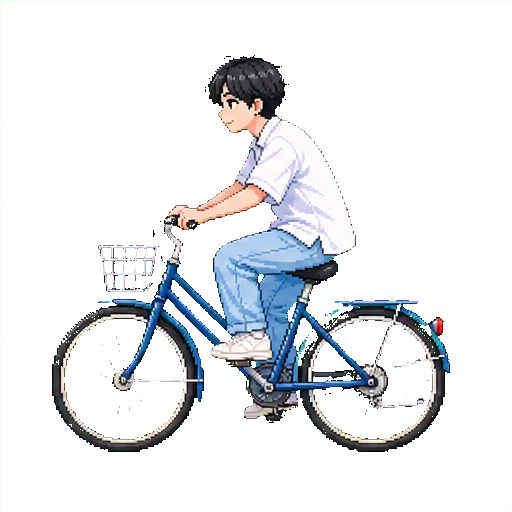
#> input picture assets/generated/characters/C1-cycling.png, 512 x 512 px
$ python process.py --kind bg out ../../assets/generated/characters/C1-cycling.png
#> lines starting #> are read from the running program, lines starting #| are printed output that depends on the picture; after the words box and inside, x2 and y2 are one past the last pixel; in counts of white or black regions, pixels touching at a corner belong together
#!/usr/bin/env python3
"""
TWS pixel cutscene — asset pipeline (perf-engineer)
SSOT: docs/기획서.md 5장(가드레일) + 3장(마스터 16색 팔레트)

Pipeline (기획서 5장 그대로):
  원본 → ① nearest-neighbor 다운스케일(Lanczos 금지, 픽셀 보존)
        → ② 16색 양자화(마스터 팔레트 고정 우선 / adaptive 16 폴백)
        → ③ 무손실 최적화(Pillow optimize; oxipng 미설치 → Pillow optimize 대체)
        → ④ 상한 초과 시 호출측에서 해상도/팔레트 감축
        → ⑤ pixelated 검증(identify로 dimensions/색수 확인)

원본(assets/generated/*)은 읽기 전용. 산출물은 동일 파일명으로 out_dir에 저장.

Usage:
  # 배경: 고정 캔버스 해상도로 resize
  process.py --kind bg --width 360 --height 640 --palette master OUTDIR file...
  # 캐릭터 스프라이트: 높이 기준 비율유지, 알파 보존
  process.py --kind sprite --height 100 --palette master OUTDIR file...
  # UI: 높이 기준 비율유지, 알파 보존
  process.py --kind ui --height 44 --palette master OUTDIR file...

--palette master  : 마스터 16색 고정 (cross-asset 색 일관성)
--palette adaptive: 이미지별 적응 16색 (식별성 우선)
"""
import argparse, os, sys, shutil, subprocess
from PIL import Image
import numpy as np

OXIPNG = shutil.which("oxipng")  # ③ 무손실 최적화: 있으면 oxipng -o max, 없으면 Pillow optimize


def lossless_opt(path):
    if OXIPNG:
        subprocess.run([OXIPNG, "-o", "max", "--strip", "safe", "-q", path],
                       check=False)

# === 마스터 16색 팔레트 (기획서 3장 hex) ===
MASTER_HEX = [
    "87CEEB",  # 하늘 밝음
    "4A9FD8",  # 하늘 중간
    "2E5F99",  # 하늘 어두움
    "7FFFD4",  # 민트(교복 셔츠)
    "1C2841",  # 남색(넥타이·바지)
    "FF8C42",  # 노을
    "F4A080",  # 살구(피부)
    "FFFACD",  # 구름 흰색
    "9E9E9E",  # 콘크리트 회색
    "1E90FF",  # 농구장 파랑
    "4A4A4A",  # 다크 그레이(아웃라인)
    "FFFFFF",  # 흰색
    "000000",  # 검은색
    "FF69B4",  # 홀로그램 핑크
    "9370DB",  # 홀로그램 퍼플
    "B0E0E6",  # 투명 우산(색만)
]
TRANSP_IDX = 255  # PNG-8 투명 인덱스 (16색은 0-15만 사용 → 255 자유)


def master_palette_image():
    pal = []
    for h in MASTER_HEX:
        pal += [int(h[0:2], 16), int(h[2:4], 16), int(h[4:6], 16)]
    pal += [0, 0, 0] * (256 - len(MASTER_HEX))
    p = Image.new("P", (1, 1))
    p.putpalette(pal)
    return p


def nearest_resize(img, w, h):
    return img.resize((w, h), Image.NEAREST)


def quantize_rgb(rgb_img, palette_mode, colors=16):
    """RGB 이미지를 P모드(인덱스)로 양자화. dither 없음(픽셀아트)."""
    if palette_mode == "master":
        return rgb_img.quantize(palette=master_palette_image(), dither=Image.NONE)
    return rgb_img.quantize(colors=colors, method=Image.MEDIANCUT, dither=Image.NONE)


def target_dims(ow, oh, fit, width, height):
    """fit: exact=정확히 WxH / height=높이고정 폭 비율 / width=폭고정 높이 비율."""
    if fit == "exact":
        return width, height
    if fit == "width":
        return width, max(1, round(oh * width / ow))
    return max(1, round(ow * height / oh)), height  # height


def process_one(src, out_dir, kind, width, height, palette_mode, fit, alpha_thresh=128):
#> called with out_dir = 'out', kind = 'bg', width = 360, height = 640, palette_mode = 'master', fit = 'exact', alpha_thresh = 128
    img = Image.open(src)
#> img is the input picture: PIL image 512x512 RGBA; mean R, G, B, A 28.4, 30.8, 33.1, 50.1
    ow, oh = img.size
#> ow = 512; oh = 512
    has_alpha = img.mode in ("RGBA", "LA") or "transparency" in img.info
#> has_alpha = True

    # ① nearest 다운스케일 (비율 보존: fit 모드)
    tw, th = target_dims(ow, oh, fit, width, height)
#> tw = 360; th = 640
    img = img.convert("RGBA") if has_alpha else img.convert("RGB")
    img = nearest_resize(img, tw, th)

    if has_alpha:
        arr = np.array(img)  # H,W,4
        alpha = arr[:, :, 3]
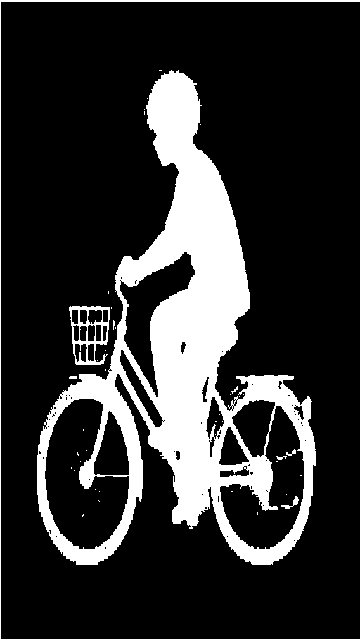
#> alpha: shape (640, 360); 19.4% white; 42 white regions (35 under 20 px), largest, box (x1, y1, x2, y2) and area: (37, 70, 316, 565) 41915, (0, 0, 360, 640) 1717, (69, 306, 110, 365) 886
        mask = alpha >= alpha_thresh  # 픽셀아트 = 하드 엣지(이진 알파)
        rgb = Image.fromarray(arr[:, :, :3])
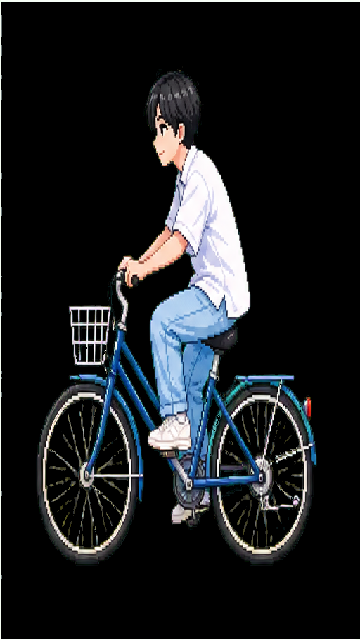
#> rgb: PIL image 360x640 RGB; mean R, G, B 27.9, 30.3, 32.6
        # ② 양자화 (master면 16 그대로, adaptive면 투명 슬롯 위해 15색)
        q = quantize_rgb(rgb, palette_mode, colors=15)
#> in quantize_rgb, `return rgb_img.quantize(palette=master_palette_image(), dither=Image.N..`:
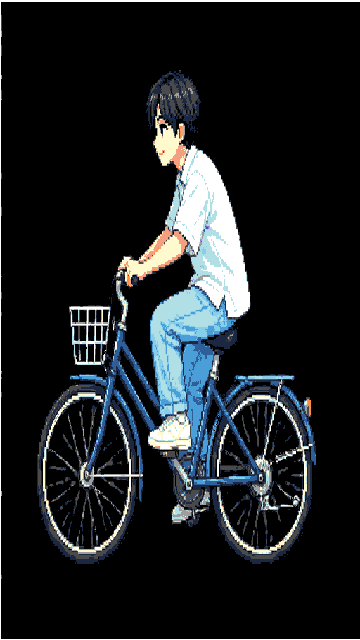
#> returned value: PIL image 360x640 P; mean R, G, B 27.1, 30.9, 33.4
        qa = np.array(q)
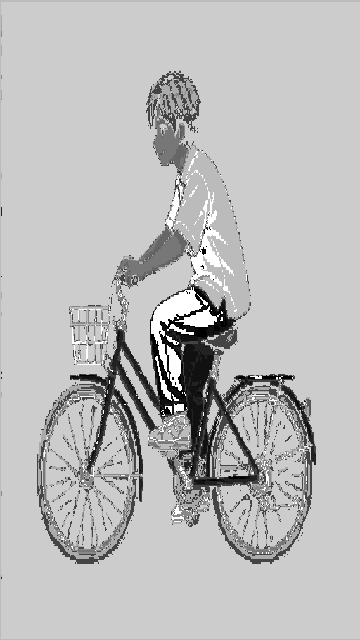
#> qa: shape (640, 360); min 0, max 15, mean 11.05; drawn with min black and max white
        qa[~mask] = TRANSP_IDX
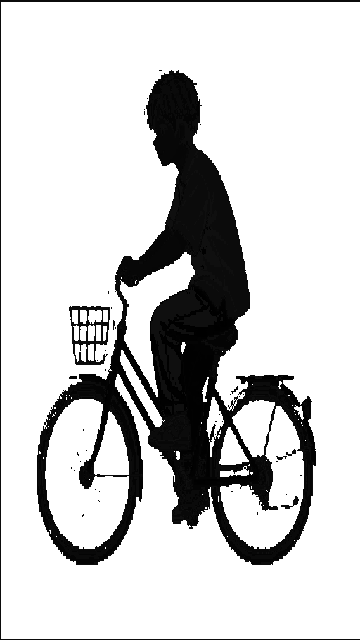
#> qa: shape (640, 360); min 0, max 255, mean 207
        out = Image.fromarray(qa)
        out.putpalette(q.getpalette())
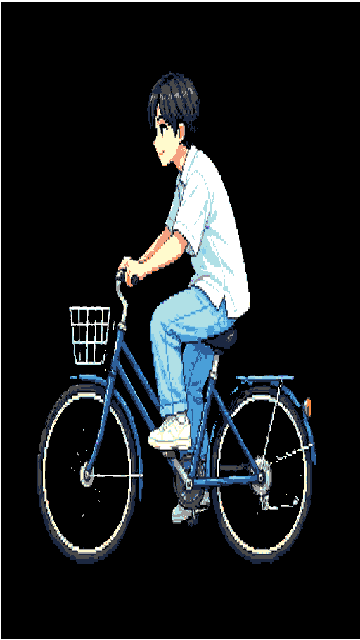
#> out: PIL image 360x640 P; mean R, G, B 25.6, 29.1, 31.2
        out.info["transparency"] = TRANSP_IDX
    else:
        # ② 양자화
        out = quantize_rgb(img, palette_mode, colors=16)

    os.makedirs(out_dir, exist_ok=True)
    dst = os.path.join(out_dir, os.path.basename(src))
    # ③ 무손실 최적화 (Pillow optimize → oxipng -o max 추가 squeeze)
    out.save(dst, "PNG", optimize=True)
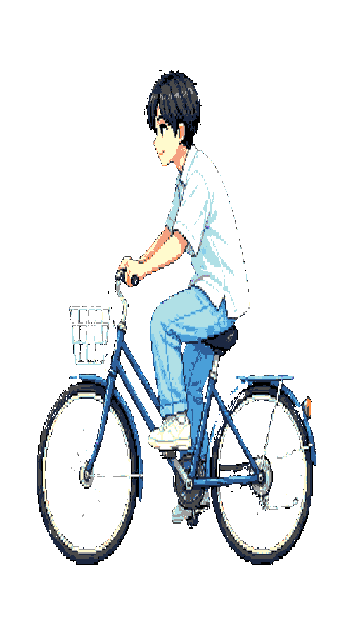
#> saved as C1-cycling.png: PIL image 360x640 P; mean R, G, B, A 25.6, 29.1, 31.2, 49.5; transparent parts drawn white
    lossless_opt(dst)
    nb = os.path.getsize(dst)
    ncolors = len(out.getcolors(maxcolors=300) or [])
#> ncolors = 16
    print(f"{os.path.basename(src):32s} {ow}x{oh} -> {tw}x{th}  {ncolors:2d}col  "
          f"{os.path.getsize(src):>9d} -> {nb:>7d} B ({nb/1024:5.1f}KB)")
#| C1-cycling.png                   512x512 -> 360x640  16col     171720 ->   14069 B ( 13.7KB)
    return nb


def main():
    ap = argparse.ArgumentParser()
    ap.add_argument("--kind", required=True, choices=["bg", "sprite", "ui"])
    ap.add_argument("--width", type=int, default=360)
    ap.add_argument("--height", type=int, default=640)
    ap.add_argument("--fit", choices=["exact", "height", "width"], default=None,
                    help="기본: bg=exact, sprite/ui=height")
    ap.add_argument("--palette", default="master", choices=["master", "adaptive"])
    ap.add_argument("--alpha-thresh", type=int, default=128)
    ap.add_argument("out_dir")
    ap.add_argument("files", nargs="+")
    a = ap.parse_args()
    fit = a.fit or ("exact" if a.kind == "bg" else "height")
    total = 0
    for f in a.files:
        total += process_one(f, a.out_dir, a.kind, a.width, a.height,
                             a.palette, fit, a.alpha_thresh)
    print(f"{'TOTAL':32s} {'':18s}{'':9s}{'':5s}{total:>16d} B ({total/1024:.1f}KB)")


if __name__ == "__main__":
    main()

$ run again, on assets/generated/characters/C3-cycling.png
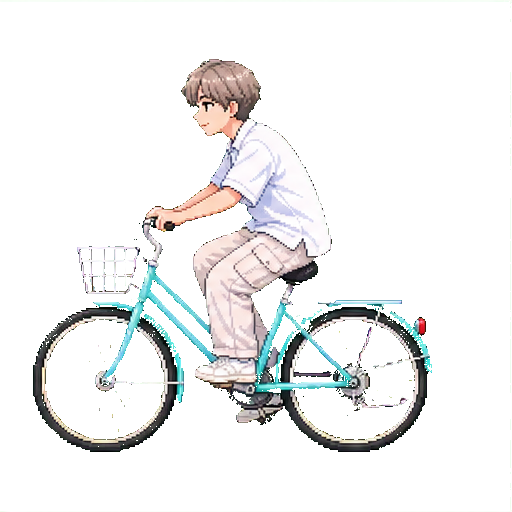
#> input picture assets/generated/characters/C3-cycling.png, 512 x 512 px
#> in process_one, img is the input picture: PIL image 512x512 RGBA; mean R, G, B, A 33.6, 34.6, 34.2, 47
#> has_alpha = True
#> in process_one, `alpha = arr[:, :, 3]`:
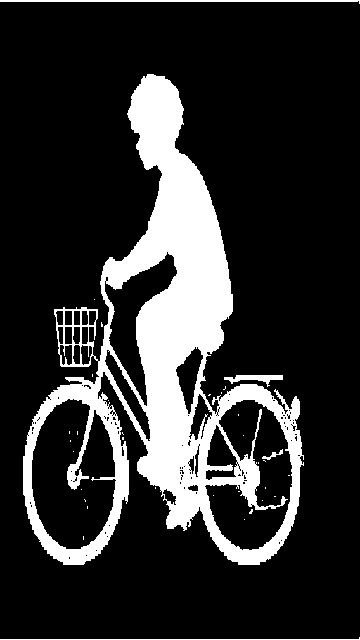
#> alpha: shape (640, 360); 18.2% white; 35 white regions (30 under 20 px), largest, box (x1, y1, x2, y2) and area: (23, 74, 304, 565) 40274, (0, 0, 360, 4) 721, (0, 637, 360, 640) 362, (224, 375, 283, 387) 320, (262, 449, 283, 460) 67
#> in process_one, `out.save(dst, "PNG", optimize=True)`:
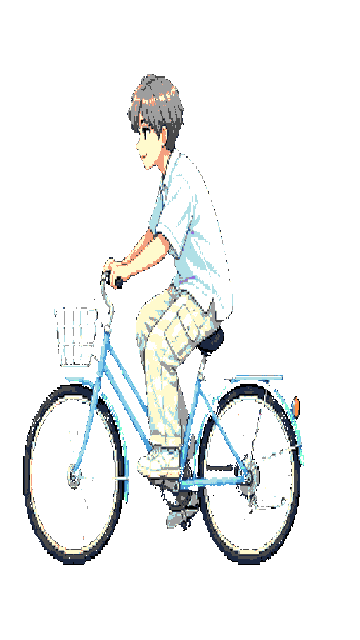
#> saved as C3-cycling.png: PIL image 360x640 P; mean R, G, B, A 30.2, 31.9, 31.6, 46.3; transparent parts drawn white
#> ncolors = 16
#| C3-cycling.png                   512x512 -> 360x640  16col     170210 ->   14012 B ( 13.7KB)

$ run again, on assets/generated/characters/C4-cycling.png
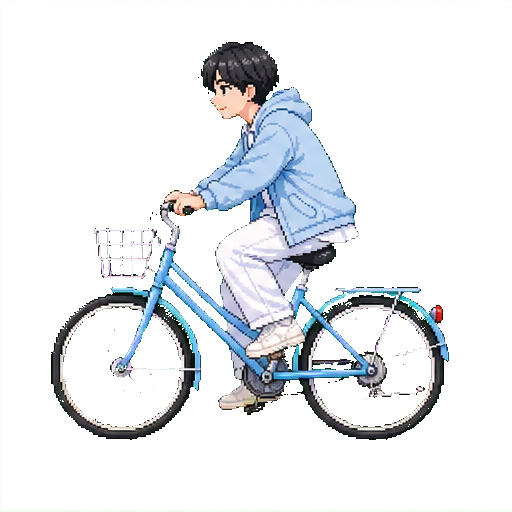
#> input picture assets/generated/characters/C4-cycling.png, 512 x 512 px
#> in process_one, img is the input picture: PIL image 512x512 RGBA; mean R, G, B, A 31.8, 34.9, 37.8, 53
#> has_alpha = True
#> in process_one, `alpha = arr[:, :, 3]`:
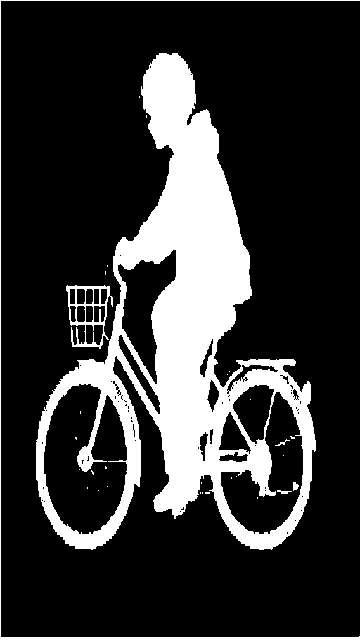
#> alpha: shape (640, 360); 20.7% white; 30 white regions (24 under 20 px), largest, box (x1, y1, x2, y2) and area: (36, 53, 316, 550) 44528, (0, 0, 360, 640) 2077, (66, 285, 113, 349) 909, (293, 482, 299, 491) 38, (277, 490, 292, 494) 33, (275, 439, 290, 446) 27
#> in process_one, `out.save(dst, "PNG", optimize=True)`:
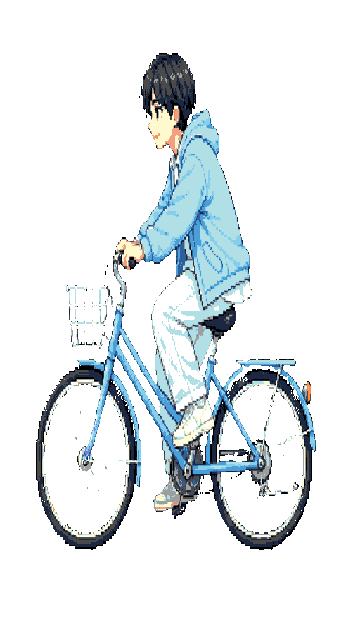
#> saved as C4-cycling.png: PIL image 360x640 P; mean R, G, B, A 28.5, 33.7, 36, 52.8; transparent parts drawn white
#> ncolors = 16
#| C4-cycling.png                   512x512 -> 360x640  16col     181841 ->   14926 B ( 14.6KB)

$ run again, on assets/generated/characters/C6-cycling.png
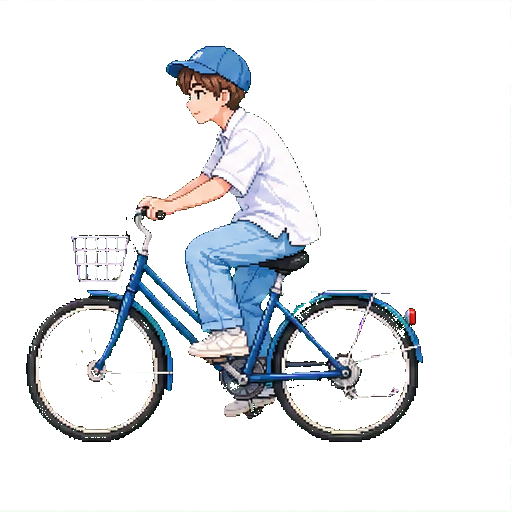
#> input picture assets/generated/characters/C6-cycling.png, 512 x 512 px
#> in process_one, img is the input picture: PIL image 512x512 RGBA; mean R, G, B, A 27.7, 30.4, 33, 49.2
#> has_alpha = True
#> alpha: shape (640, 360); 19.2% white; 28 white regions (23 under 20 px), largest, box (x1, y1, x2, y2) and area: (18, 58, 297, 552) 41826, (0, 636, 360, 640) 1081, (50, 292, 92, 352) 739, (0, 0, 360, 2) 361, (260, 484, 281, 496) 72
#> in process_one, `out.save(dst, "PNG", optimize=True)`:
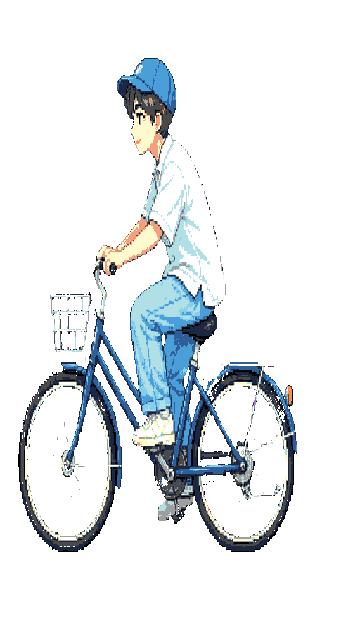
#> saved as C6-cycling.png: PIL image 360x640 P; mean R, G, B, A 25.2, 29.2, 31.6, 48.8; transparent parts drawn white
#> ncolors = 17
#| C6-cycling.png                   512x512 -> 360x640  17col     167380 ->   13902 B ( 13.6KB)
